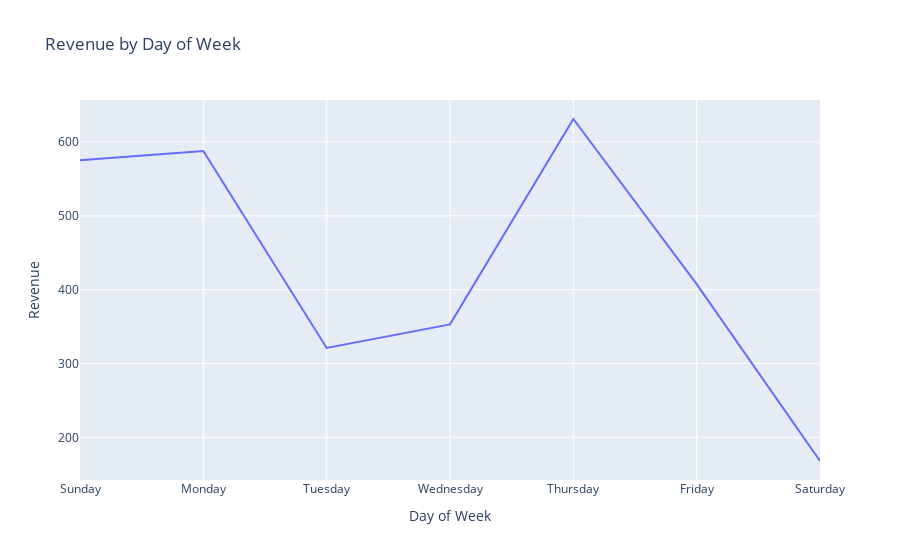

Source (notebook cell):
### Markdown cell above
<h3> ------------------------------------------------------------------------</h3>
<h3 style ="color: white"> Revenue trend (by day of the week) </h3>

### Code cell
dow_order = [
    "Sunday", "Monday", "Tuesday",
    "Wednesday", "Thursday", "Friday", "Saturday"
]

df["dow"] = pd.Categorical(
    df["dow"],
    categories=dow_order,
    ordered=True
)

revenue_dates = (
    df.groupby("dow", dropna=False)
      .agg(
          n=("order_id", "size"),
          revenue=("amount", "sum")
      )
      .reset_index()
      .sort_values("dow")
)

fig = px.line(
    revenue_dates,
    x="dow",
    y="revenue",
    title="Revenue by Day of Week"
)

fig.update_xaxes(title_text="Day of Week")
fig.update_yaxes(title_text="Revenue")
fig.show()
save_fig(fig, FIGS / "revenue_DOW.png")
print("Run successful! Check reports/figures/revenue_DOW.png")

### Figure 1 — Plotly figure (JSON) as saved in the notebook; plotly's stock layout.template omitted (floating-point values rounded to 4 significant figures)
{"data": [{"hovertemplate": "dow=%{x}<br>revenue=%{y}<extra></extra>", "legendgroup": "", "line": {"color": "#636efa", "dash": "solid"}, "marker": {"symbol": "circle"}, "mode": "lines", "name": "", "orientation": "v", "showlegend": false, "type": "scatter", "x": ["Sunday", "Monday", "Tuesday", "Wednesday", "Thursday", "Friday", "Saturday", null], "xaxis": "x", "y": [575.5, 588.0, 321.0, 353.0, 631.2, 407.5, 167.9, 358.6], "yaxis": "y"}], "layout": {"legend": {"tracegroupgap": 0}, "title": {"text": "Revenue by Day of Week"}, "xaxis": {"anchor": "y", "domain": [0, 1], "title": {"text": "Day of Week"}}, "yaxis": {"anchor": "x", "domain": [0, 1], "title": {"text": "Revenue"}}}}
